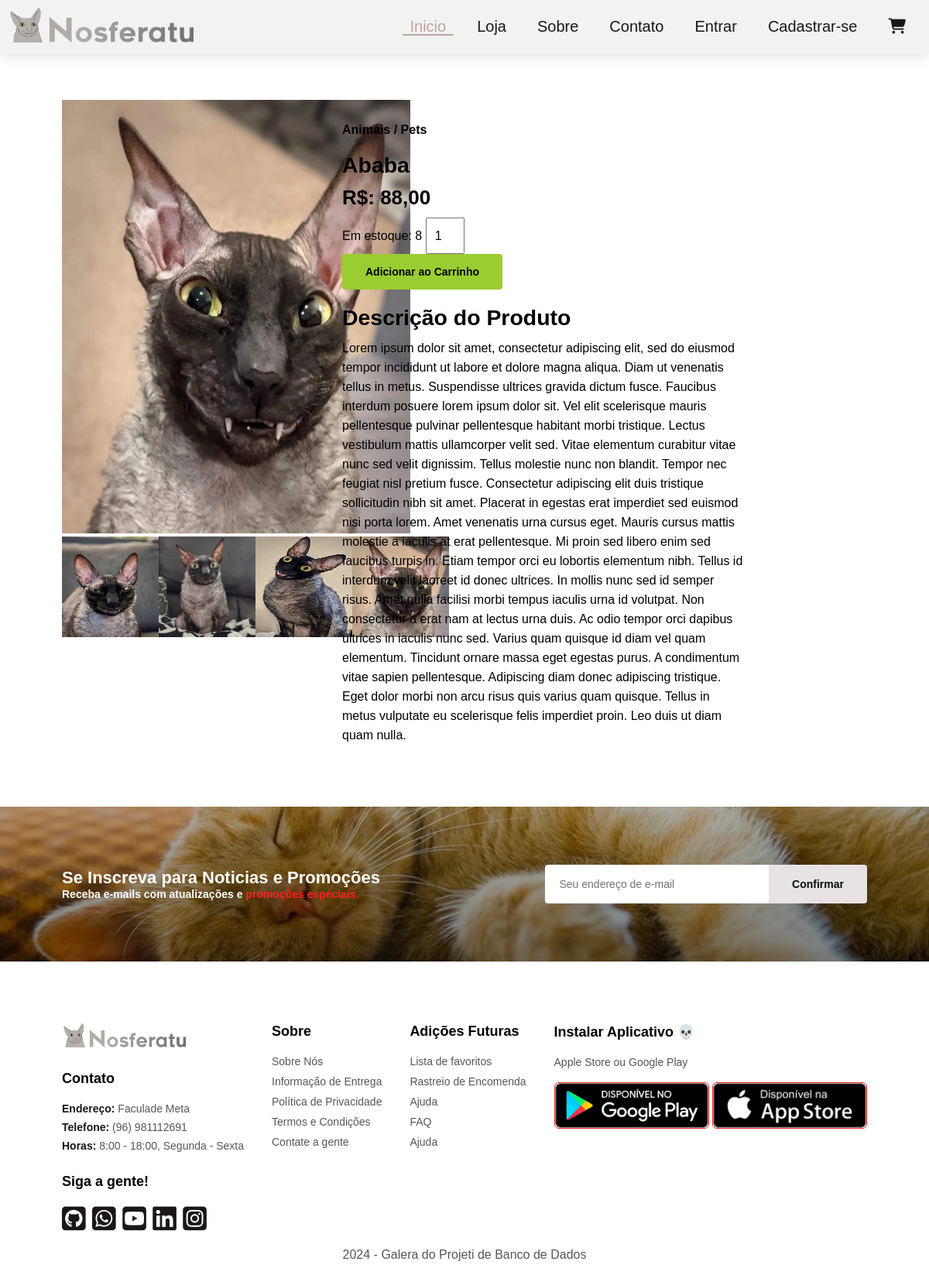
The page /produto/5 on the database its author committed.
### loja/models.py (models this page shows, shortened)
class Produto(models.Model):
    nome = models.CharField(max_length=255, blank=False, null=False, default="Produto sem nome")
    descricao = models.CharField(max_length=2048, blank=False, null=False, default="")
    mini_descricao = models.CharField(max_length=255, blank=False, null=False, default="")
    preco = models.DecimalField(max_digits=11, decimal_places=2, blank=False, null=False, default=0.0)
    estoque = models.IntegerField(blank=False, null=False, default=0)
    peso = models.DecimalField(max_digits=11, decimal_places=2, blank=False, null=False, default=0.0)
    cod_barras = models.CharField(max_length=255, blank=False, null=False, default="000000000")
    desconto = models.DecimalField(max_digits=5, decimal_places=2, blank=False, null=False, default=0.0)
    avaliacao = models.IntegerField(blank=False, null=False, default=0)
    url_imagem = models.CharField(max_length=255, blank=False, null=False, default="")
    def __str__(self):
        return f"Produto: {self.nome}"

### loja/views.py (the view)
# urls.py: path("produto/<int:id_produto>", views.produto, name="produto")
def produto(request: HttpRequest, id_produto: int):
    produto = Produto.objects.filter(id = id_produto).first()
    print("Produto encontrados:", produto)
    return render(request, "loja/sprodutct.html", {"produto": produto})

### loja/templates/loja/sprodutct.html (shortened to what this page needs)
{% load static %}
<!DOCTYPE html>
<html lang="en">
    <head>
        <link href="{% static 'loja/styles.css'%}" rel="stylesheet">
        <link rel="stylesheet" href="https://cdnjs.cloudflare.com/ajax/libs/font-awesome/6.5.2/css/all.min.css">
        <link href="https://fonts.cdnfonts.com/css/renogare" rel="stylesheet">
    </head>
    <body>
        {% include 'loja/snippets/header.html' %}
        <section id="prodetails" class="section-p1">
            <div class="single-pro-image">
                <img width="100%" id="MainImg" src="{{ produto.url_imagem }}" alt="TESTE">
                <div class="small-img-group">
                    <div class="small-img-col">
                        <img width="100%" class="small-img" src="/static/img/gatos/gatomorcego2.jpg" alt="TESTE">
                    </div>
                    <div class="small-img-col">
                        <img width="100%" class="small-img" src="/static/img/gatos/gatomorcego3.jpg" alt="TESTE">
                    </div>
                    <div class="small-img-col">
                        <img width="100%" class="small-img" src="/static/img/gatos/gatomorcego4.jpeg" alt="TESTE">
                    </div>
                    <div class="small-img-col">
                        <img width="100%" class="small-img" src="/static/img/gatos/gatomorcego5.jpg" alt="TESTE">
                    </div>
                </div>
            </div>
            <div class="single-pro-details">
                <h6>Animais / Pets</h6>
                <h4>{{ produto.nome }}</h4>
                <h2>R$: {{ produto.preco }}</h2>
                <div>
                    <span>Em estoque: {{ produto.estoque }}</span>
                    <input type="number" value="1">
                </div>
                <button class="normal">Adicionar ao Carrinho</button>
                <h4>Descrição do Produto</h4>
                <span>{{ produto.descricao }}</span>
            </div>
        </section>
        {% include 'loja/snippets/newsletter.html' %}
        {% include 'loja/snippets/footer.html' %}
    </body>
</html>

### loja/static/loja/styles.css (style rules this page uses)
* { font-family: "Renogare", sans-serif; box-sizing: border-box; text-decoration: none; margin: 0; padding: 0; }
html { font-size: 100%; }
h2 { font-size: 3.158rem; }
h4 { font-size: 1.777rem; }
body { width: 100%; }
.section-p1 { padding: 40px 80px; }
button.normal { font-size: 14px; font-weight: 600; padding: 15px 30px; color: #0d0d0d; background-color: yellowgreen; border-radius: 4px; cursor: pointer; border: none; outline: none; transition: 0.2s; }
#prodetails { display: flex; margin-top: 20px; }
#MainImg { width: 56.2vh; height: 70vh; }
#prodetails .single-pro-image { width: 30%; margin-right: 50px; }
.small-img-group { display: flex; justify-content: space-between; }
.small-img { width: 125px; height: 130px; }
.small-img-col { flex-basis: 24%; cursor: pointer; }
#prodetails .single-pro-details { width: 50%; padding-top: 30px; }
#prodetails .single-pro-details h6 { font-size: 16px; }
#prodetails .single-pro-details h4 { padding: 20px 0 10px 0; }
#prodetails .single-pro-details h2 { font-size: 26px; padding-bottom: 10px; }
#prodetails .single-pro-details input { width: 50px; height: 47px; padding-left: 10px; font-size: 16px; margin-right: 10px; }
#prodetails .single-pro-details button { background: yellowgreen; color: black; }
#prodetails .single-pro-details span { line-height: 25px; font-weight: 200; }

### rows shown on the page
Produto: url_imagem (picture), nome "Ababa", preco "88,00", estoque "8", descricao "Lorem ipsum dolor sit amet, consectetur adipiscing elit, sed do eiusmod tempor incididunt ut labore et dolore magna aliqua. Diam ut venenatis tellus in metus. Suspendisse ultrices gravida dictum fusce. Faucibus interdum posuere lorem ipsum dolor sit. Vel elit scelerisque mauris pellentesque pulvinar pellentesque habitant morbi tristique. Lectus vestibulum mattis ullamcorper velit sed. Vitae elementum curabitur vitae nunc sed velit dignissim. Tellus molestie nunc non blandit. Tempor nec feugiat nisl pretium fusce. Consectetur adipiscing elit duis tristique sollicitudin nibh sit amet. Placerat in egestas erat imperdiet sed euismod nisi porta lorem. Amet venenatis urna cursus eget. Mauris…"
